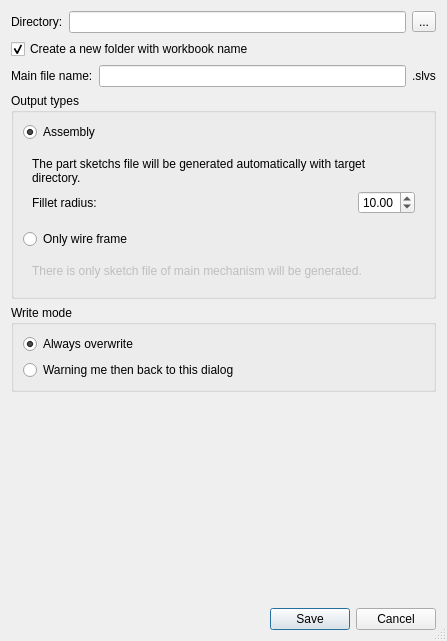
<?xml version="1.0" encoding="UTF-8"?>
<ui version="4.0">
 <class>Dialog</class>
 <widget class="QDialog" name="Dialog">
  <property name="geometry">
   <rect>
    <x>0</x>
    <y>0</y>
    <width>447</width>
    <height>641</height>
   </rect>
  </property>
  <property name="windowIcon">
   <iconset resource="../../../../../Desktop/Pyslvs-PyQt5/icons.qrc">
    <normaloff>:/icons/Solvespace.ico</normaloff>:/icons/Solvespace.ico</iconset>
  </property>
  <property name="sizeGripEnabled">
   <bool>true</bool>
  </property>
  <property name="modal">
   <bool>true</bool>
  </property>
  <layout class="QVBoxLayout" name="verticalLayout_4">
   <item>
    <layout class="QHBoxLayout" name="horizontalLayout_2">
     <item>
      <widget class="QLabel" name="path_label">
       <property name="text">
        <string>Directory:</string>
       </property>
      </widget>
     </item>
     <item>
      <widget class="QLineEdit" name="path_edit"/>
     </item>
     <item>
      <widget class="QToolButton" name="choosedir_button">
       <property name="text">
        <string>...</string>
       </property>
       <property name="icon">
        <iconset resource="../../../../../Desktop/Pyslvs-PyQt5/icons.qrc">
         <normaloff>:/icons/loadfile.png</normaloff>:/icons/loadfile.png</iconset>
       </property>
      </widget>
     </item>
    </layout>
   </item>
   <item>
    <widget class="QCheckBox" name="newfolder_option">
     <property name="text">
      <string>Create a new folder with workbook name</string>
     </property>
     <property name="checked">
      <bool>true</bool>
     </property>
    </widget>
   </item>
   <item>
    <layout class="QHBoxLayout" name="horizontalLayout_3">
     <item>
      <widget class="QLabel" name="filename_label">
       <property name="text">
        <string>Main file name:</string>
       </property>
      </widget>
     </item>
     <item>
      <widget class="QLineEdit" name="filename_edit"/>
     </item>
     <item>
      <widget class="QLabel" name="filename_suffix_label">
       <property name="text">
        <string>.slvs</string>
       </property>
      </widget>
     </item>
    </layout>
   </item>
   <item>
    <widget class="QGroupBox" name="output_group">
     <property name="title">
      <string>Output types</string>
     </property>
     <layout class="QVBoxLayout" name="verticalLayout_5">
      <item>
       <widget class="QRadioButton" name="assembly_radio">
        <property name="text">
         <string>Assembly</string>
        </property>
        <property name="checked">
         <bool>true</bool>
        </property>
       </widget>
      </item>
      <item>
       <widget class="QWidget" name="assembly_group" native="true">
        <layout class="QVBoxLayout" name="verticalLayout_3">
         <item>
          <widget class="QLabel" name="assembly_label">
           <property name="text">
            <string>The part sketchs file will be generated automatically with target directory.</string>
           </property>
           <property name="wordWrap">
            <bool>true</bool>
           </property>
          </widget>
         </item>
         <item>
          <layout class="QHBoxLayout" name="horizontalLayout_5">
           <item>
            <widget class="QLabel" name="link_radius_label">
             <property name="text">
              <string>Fillet radius:</string>
             </property>
            </widget>
           </item>
           <item>
            <spacer name="horizontalSpacer_2">
             <property name="orientation">
              <enum>Qt::Horizontal</enum>
             </property>
             <property name="sizeHint" stdset="0">
              <size>
               <width>40</width>
               <height>20</height>
              </size>
             </property>
            </spacer>
           </item>
           <item>
            <widget class="QDoubleSpinBox" name="link_radius">
             <property name="minimum">
              <double>0.010000000000000</double>
             </property>
             <property name="value">
              <double>10.000000000000000</double>
             </property>
            </widget>
           </item>
          </layout>
         </item>
        </layout>
       </widget>
      </item>
      <item>
       <widget class="QRadioButton" name="frame_radio">
        <property name="text">
         <string>Only wire frame</string>
        </property>
       </widget>
      </item>
      <item>
       <widget class="QWidget" name="frame_group" native="true">
        <property name="enabled">
         <bool>false</bool>
        </property>
        <layout class="QVBoxLayout" name="verticalLayout">
         <item>
          <widget class="QLabel" name="frame_label">
           <property name="text">
            <string>There is only sketch file of main mechanism will be generated.</string>
           </property>
           <property name="wordWrap">
            <bool>true</bool>
           </property>
          </widget>
         </item>
        </layout>
       </widget>
      </item>
     </layout>
    </widget>
   </item>
   <item>
    <widget class="QGroupBox" name="groupBox">
     <property name="title">
      <string>Write mode</string>
     </property>
     <layout class="QVBoxLayout" name="verticalLayout_2">
      <item>
       <widget class="QRadioButton" name="overwrite_radio">
        <property name="text">
         <string>Always overwrite</string>
        </property>
        <property name="checked">
         <bool>true</bool>
        </property>
       </widget>
      </item>
      <item>
       <widget class="QRadioButton" name="warn_radio">
        <property name="text">
         <string>Warning me then back to this dialog</string>
        </property>
       </widget>
      </item>
     </layout>
    </widget>
   </item>
   <item>
    <spacer name="verticalSpacer">
     <property name="orientation">
      <enum>Qt::Vertical</enum>
     </property>
     <property name="sizeHint" stdset="0">
      <size>
       <width>20</width>
       <height>158</height>
      </size>
     </property>
    </spacer>
   </item>
   <item>
    <layout class="QHBoxLayout" name="horizontalLayout">
     <item>
      <spacer name="horizontalSpacer">
       <property name="orientation">
        <enum>Qt::Horizontal</enum>
       </property>
       <property name="sizeHint" stdset="0">
        <size>
         <width>40</width>
         <height>20</height>
        </size>
       </property>
      </spacer>
     </item>
     <item>
      <widget class="QDialogButtonBox" name="buttonBox">
       <property name="standardButtons">
        <set>QDialogButtonBox::Cancel|QDialogButtonBox::Save</set>
       </property>
      </widget>
     </item>
    </layout>
   </item>
  </layout>
 </widget>
 <resources>
  <include location="../../../../../Desktop/Pyslvs-PyQt5/icons.qrc"/>
 </resources>
 <connections>
  <connection>
   <sender>buttonBox</sender>
   <signal>rejected()</signal>
   <receiver>Dialog</receiver>
   <slot>reject()</slot>
   <hints>
    <hint type="sourcelabel">
     <x>296</x>
     <y>310</y>
    </hint>
    <hint type="destinationlabel">
     <x>199</x>
     <y>168</y>
    </hint>
   </hints>
  </connection>
  <connection>
   <sender>assembly_radio</sender>
   <signal>toggled(bool)</signal>
   <receiver>assembly_group</receiver>
   <slot>setEnabled(bool)</slot>
   <hints>
    <hint type="sourcelabel">
     <x>178</x>
     <y>146</y>
    </hint>
    <hint type="destinationlabel">
     <x>178</x>
     <y>184</y>
    </hint>
   </hints>
  </connection>
  <connection>
   <sender>frame_radio</sender>
   <signal>toggled(bool)</signal>
   <receiver>frame_group</receiver>
   <slot>setEnabled(bool)</slot>
   <hints>
    <hint type="sourcelabel">
     <x>200</x>
     <y>317</y>
    </hint>
    <hint type="destinationlabel">
     <x>200</x>
     <y>360</y>
    </hint>
   </hints>
  </connection>
 </connections>
</ui>
